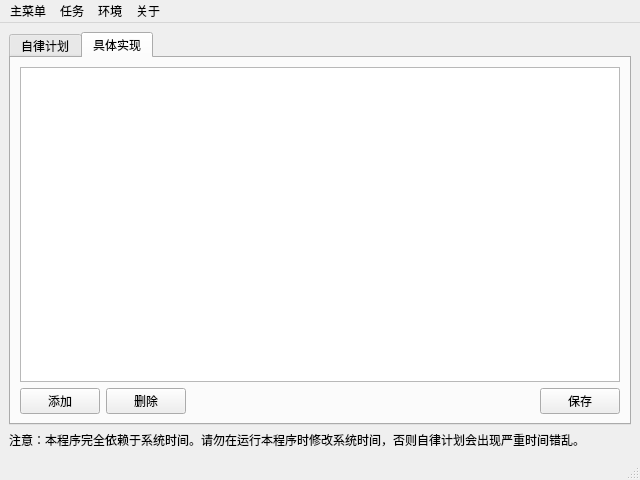
<?xml version="1.0" encoding="UTF-8"?>
<ui version="4.0">
 <class>MainWindow</class>
 <widget class="QMainWindow" name="MainWindow">
  <property name="geometry">
   <rect>
    <x>0</x>
    <y>0</y>
    <width>640</width>
    <height>480</height>
   </rect>
  </property>
  <property name="maximumSize">
   <size>
    <width>1920</width>
    <height>1080</height>
   </size>
  </property>
  <property name="windowTitle">
   <string>自律小助手</string>
  </property>
  <widget class="QWidget" name="centralwidget">
   <layout class="QVBoxLayout" name="verticalLayout">
    <item>
     <widget class="QTabWidget" name="mainTab">
      <property name="currentIndex">
       <number>1</number>
      </property>
      <widget class="QWidget" name="tbSchedule">
       <attribute name="title">
        <string>自律计划</string>
       </attribute>
       <layout class="QVBoxLayout" name="verticalLayout_3">
        <item>
         <widget class="QLabel" name="label">
          <property name="text">
           <string>作者模式仅供作者开发，功能尚未实现，敬请期待！</string>
          </property>
         </widget>
        </item>
        <item>
         <spacer name="spc04">
          <property name="orientation">
           <enum>Qt::Vertical</enum>
          </property>
          <property name="sizeType">
           <enum>QSizePolicy::Preferred</enum>
          </property>
          <property name="sizeHint" stdset="0">
           <size>
            <width>20</width>
            <height>40</height>
           </size>
          </property>
         </spacer>
        </item>
        <item>
         <layout class="QHBoxLayout" name="ly02">
          <item>
           <widget class="QLabel" name="lb01">
            <property name="text">
             <string>计划执行时间：</string>
            </property>
           </widget>
          </item>
          <item>
           <widget class="QSpinBox" name="schHour"/>
          </item>
          <item>
           <widget class="QLabel" name="lb02">
            <property name="text">
             <string>时</string>
            </property>
           </widget>
          </item>
          <item>
           <widget class="QSpinBox" name="schMin"/>
          </item>
          <item>
           <widget class="QLabel" name="label_2">
            <property name="text">
             <string>分</string>
            </property>
           </widget>
          </item>
          <item>
           <spacer name="spc02">
            <property name="orientation">
             <enum>Qt::Horizontal</enum>
            </property>
            <property name="sizeHint" stdset="0">
             <size>
              <width>40</width>
              <height>20</height>
             </size>
            </property>
           </spacer>
          </item>
         </layout>
        </item>
        <item>
         <layout class="QHBoxLayout" name="ly03">
          <item>
           <widget class="QPushButton" name="schStart">
            <property name="text">
             <string>启动自律计划</string>
            </property>
           </widget>
          </item>
          <item>
           <widget class="QPushButton" name="schStop">
            <property name="enabled">
             <bool>false</bool>
            </property>
            <property name="text">
             <string>停止自律计划</string>
            </property>
           </widget>
          </item>
         </layout>
        </item>
       </layout>
      </widget>
      <widget class="QWidget" name="tbDetail">
       <attribute name="title">
        <string>具体实现</string>
       </attribute>
       <layout class="QVBoxLayout" name="verticalLayout_2">
        <item>
         <widget class="QTableWidget" name="master"/>
        </item>
        <item>
         <layout class="QHBoxLayout" name="ly01">
          <item>
           <widget class="QPushButton" name="addDT">
            <property name="text">
             <string>添加</string>
            </property>
           </widget>
          </item>
          <item>
           <widget class="QPushButton" name="delDT">
            <property name="text">
             <string>删除</string>
            </property>
           </widget>
          </item>
          <item>
           <spacer name="spc01">
            <property name="orientation">
             <enum>Qt::Horizontal</enum>
            </property>
            <property name="sizeHint" stdset="0">
             <size>
              <width>40</width>
              <height>20</height>
             </size>
            </property>
           </spacer>
          </item>
          <item>
           <widget class="QPushButton" name="saveDT">
            <property name="text">
             <string>保存</string>
            </property>
           </widget>
          </item>
         </layout>
        </item>
       </layout>
      </widget>
     </widget>
    </item>
    <item>
     <widget class="QLabel" name="tip01">
      <property name="text">
       <string>注意：本程序完全依赖于系统时间。请勿在运行本程序时修改系统时间，否则自律计划会出现严重时间错乱。</string>
      </property>
     </widget>
    </item>
   </layout>
  </widget>
  <widget class="QMenuBar" name="menubar">
   <property name="geometry">
    <rect>
     <x>0</x>
     <y>0</y>
     <width>640</width>
     <height>21</height>
    </rect>
   </property>
   <widget class="QMenu" name="menu">
    <property name="title">
     <string>主菜单</string>
    </property>
    <addaction name="actionExit"/>
   </widget>
   <widget class="QMenu" name="menu_2">
    <property name="title">
     <string>任务</string>
    </property>
    <addaction name="actionSaveAll"/>
    <addaction name="actionKillAll"/>
   </widget>
   <widget class="QMenu" name="menu_3">
    <property name="title">
     <string>环境</string>
    </property>
    <addaction name="actionDetectNtdll"/>
   </widget>
   <widget class="QMenu" name="menu_4">
    <property name="title">
     <string>关于</string>
    </property>
    <addaction name="actionAbout"/>
   </widget>
   <addaction name="menu"/>
   <addaction name="menu_2"/>
   <addaction name="menu_3"/>
   <addaction name="menu_4"/>
  </widget>
  <widget class="QStatusBar" name="statusbar"/>
  <action name="actionExit">
   <property name="text">
    <string>退出</string>
   </property>
  </action>
  <action name="actionKillAll">
   <property name="text">
    <string>停止所有计划</string>
   </property>
  </action>
  <action name="actionDetectNtdll">
   <property name="checkable">
    <bool>false</bool>
   </property>
   <property name="enabled">
    <bool>false</bool>
   </property>
   <property name="text">
    <string>暂未实现该功能</string>
   </property>
  </action>
  <action name="actionAbout">
   <property name="text">
    <string>关于自律小助手</string>
   </property>
  </action>
  <action name="actionSaveAll">
   <property name="text">
    <string>保存当前计划</string>
   </property>
  </action>
 </widget>
 <resources/>
 <connections>
  <connection>
   <sender>actionExit</sender>
   <signal>triggered()</signal>
   <receiver>MainWindow</receiver>
   <slot>close()</slot>
   <hints>
    <hint type="sourcelabel">
     <x>-1</x>
     <y>-1</y>
    </hint>
    <hint type="destinationlabel">
     <x>399</x>
     <y>299</y>
    </hint>
   </hints>
  </connection>
 </connections>
</ui>
